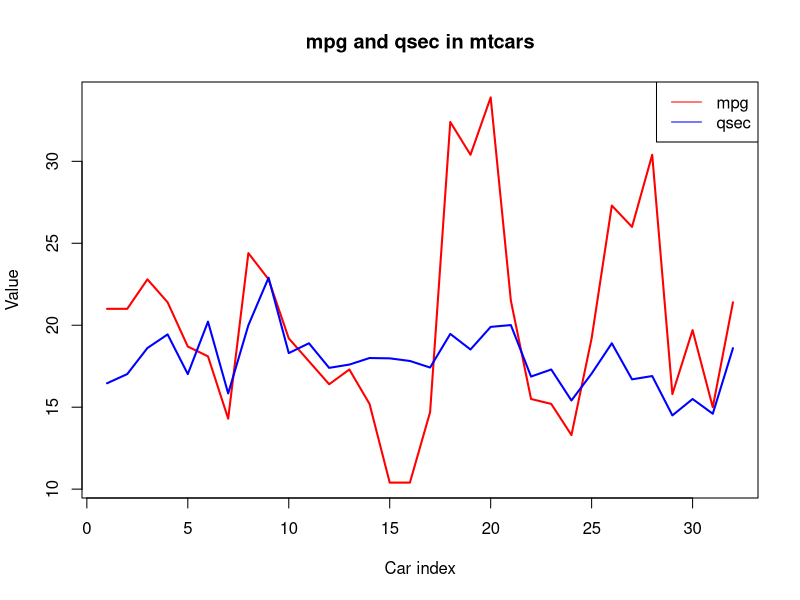

The R source for this figure:
matplot(mtcars[, c("mpg", "qsec")], type = "l", lty = 1, lwd = 2,
        col = c("red", "blue"),
        xlab = "Car index", ylab = "Value", main = "mpg and qsec in mtcars")
legend("topright", legend = c("mpg", "qsec"), col = c("red", "blue"), lty = 1)
